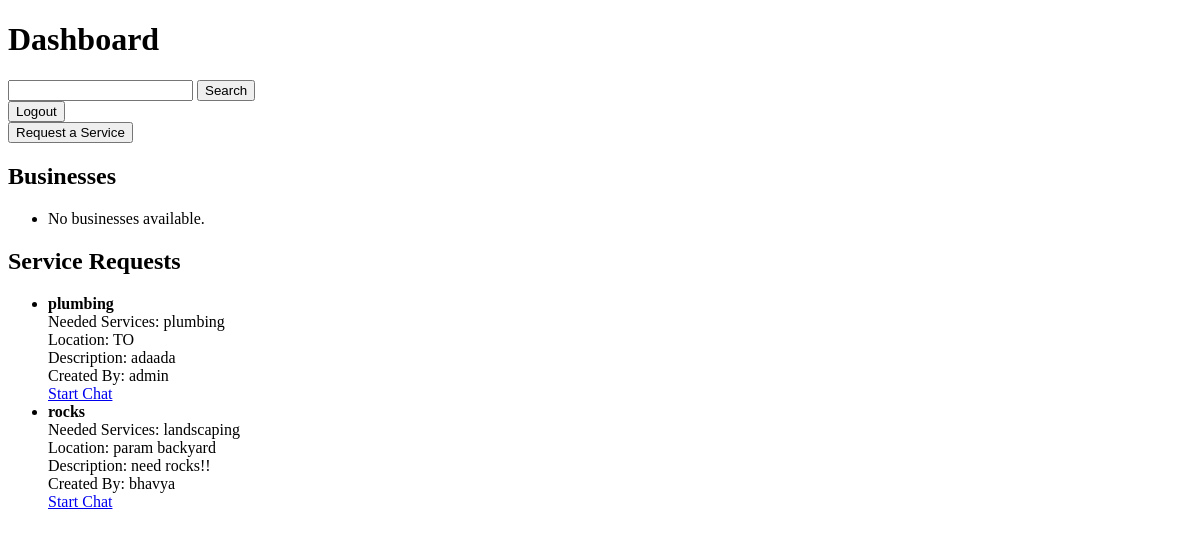
The page / (signed in) on the database as committed earlier.
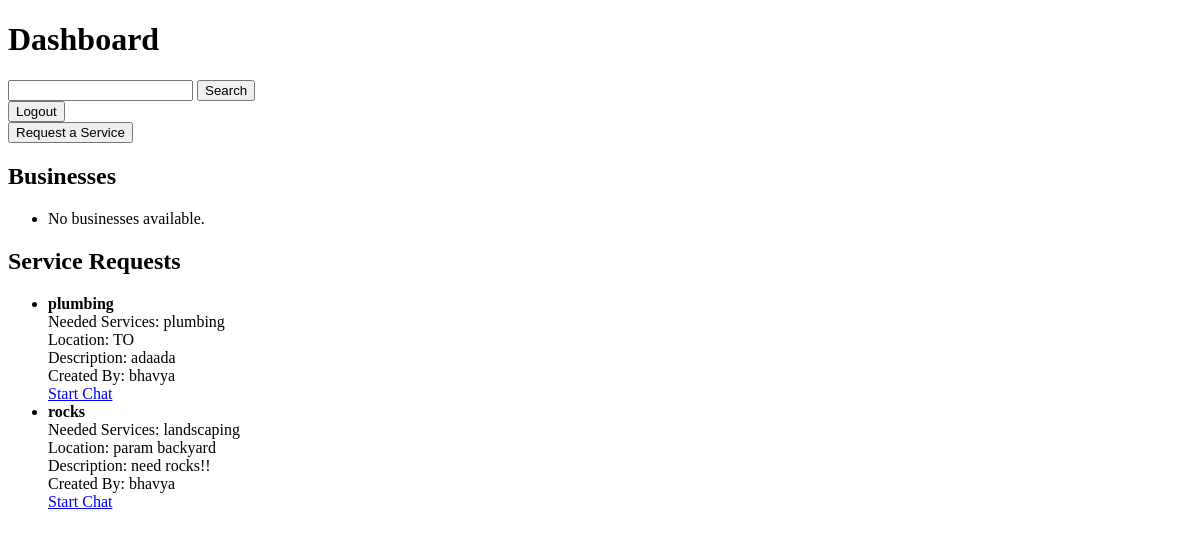
The same page on the database as committed later.
### client/models.py (models this page shows, shortened)
class serviceRequest(models.Model):
    service_choices = [
        ('cleaning', 'cleaning'),
        ('plumbing', 'plumbing'),
        ('electrical', 'electrical'),
        ('landscaping', 'landscaping'),
        ('delivery', 'delivery'),
        ('other', 'other'),
    ]
    user = models.ForeignKey(User, on_delete=models.CASCADE, related_name='related_requests', default=1)
    title = models.CharField(max_length=100, default='default title')
    services_needed = MultiSelectField(choices=service_choices)
    location = models.CharField(max_length=100)
    description = models.TextField()

### client/views.py (the view)
# urls.py: path("", views.home, name="home"),
def home(request):
    if not request.user.is_authenticated:
        return redirect("register")
    query = request.GET.get('q')  # Get the search term from the query string
    businesses = businessProfile.objects.all()
    if query:
        service_requests = serviceRequest.objects.filter(title__icontains=query)
    else:
        service_requests = serviceRequest.objects.all()
    context = {
        'businesses': businesses,
        'service_requests': service_requests
    }
    return render(request, 'client/home.html', context)

### client/templates/client/home.html (shortened to what this page needs)
{% extends 'client/base.html' %}
{% block content %}
    <h1>Dashboard</h1>
    <form class="search" action="{% url 'home' %}" method="get">
        <input type="text" name="q">
        <button type="submit">Search</button>
    </form>
    <form action="{% url 'logout-user' %}" method="post">
        <button type="submit">Logout</button>
    </form>
    <form action="{% url 'request-service' %}" method="get">
        <button type="submit">Request a Service</button>
    </form>
    <h2>Businesses</h2>
    <ul>
        {% for business in businesses %}
        <li>
            <strong>
                <a href="{% url 'business-detail' business.id %}">
                    {{ business.name }}
                </a>
            </strong><br>
            Services: {{ business.services }}<br>
            Location: {{ business.service_location }}<br>
            <a href="{% url 'write-review' business.id %}">Review</a>
        </li>
        {% empty %}
        <li>No businesses available.</li>
        {% endfor %}
    </ul>
    <h2>Service Requests</h2>
    <ul>
        {% for request in service_requests %}
        <li>
            <strong>{{ request.title }}</strong><br>
            Needed Services: {{ request.services_needed }}<br>
            Location: {{ request.location }}<br>
            Description: {{ request.description }} <br>
            Created By: {{ request.user.username }} <br>
            <a href="javascript:void(0);" onclick="startChat('{{ request.user.username }}')">Start Chat</a>
        </li>
        {% empty %}
        <li>No service requests found.</li>
        {% endfor %}
    </ul>
{% endblock %}

Rows that differ between the two databases and show on the page:
changed serviceRequest "plumbing": user.username "admin" → "bhavya"
